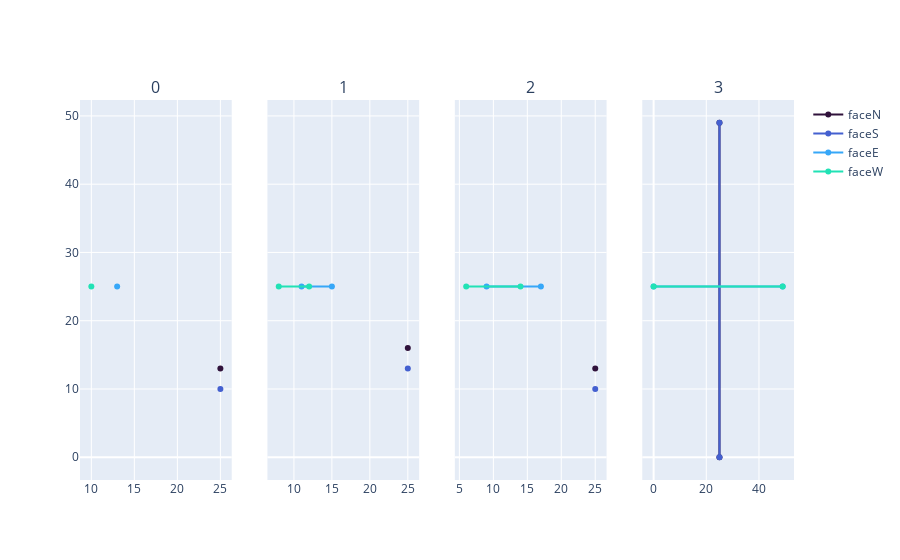

Notebook cell for this chart:
### Code cell
s.step_through_problem()
show_solution_step(s)

### Figure 1 — Plotly figure (JSON) as saved in the notebook; plotly's stock layout.template omitted (floating-point values rounded to 4 significant figures)
{"data": [{"marker": {"color": "rgb(48, 18, 59)"}, "name": "faceN", "showlegend": true, "type": "scatter", "x": [25], "xaxis": "x", "y": [13], "yaxis": "y"}, {"marker": {"color": "rgb(68, 96, 208)"}, "name": "faceS", "showlegend": true, "type": "scatter", "x": [25], "xaxis": "x", "y": [10], "yaxis": "y"}, {"marker": {"color": "rgb(54, 167, 248)"}, "name": "faceE", "showlegend": true, "type": "scatter", "x": [13], "xaxis": "x", "y": [25], "yaxis": "y"}, {"marker": {"color": "rgb(33, 226, 181)"}, "name": "faceW", "showlegend": true, "type": "scatter", "x": [10], "xaxis": "x", "y": [25], "yaxis": "y"}, {"marker": {"color": "rgb(48, 18, 59)"}, "name": "faceN", "showlegend": false, "type": "scatter", "x": [25], "xaxis": "x2", "y": [16], "yaxis": "y2"}, {"marker": {"color": "rgb(68, 96, 208)"}, "name": "faceS", "showlegend": false, "type": "scatter", "x": [25], "xaxis": "x2", "y": [13], "yaxis": "y2"}, {"marker": {"color": "rgb(54, 167, 248)"}, "name": "faceE", "showlegend": false, "type": "scatter", "x": [11, 15], "xaxis": "x2", "y": [25, 25], "yaxis": "y2"}, {"marker": {"color": "rgb(33, 226, 181)"}, "name": "faceW", "showlegend": false, "type": "scatter", "x": [8, 12], "xaxis": "x2", "y": [25, 25], "yaxis": "y2"}, {"marker": {"color": "rgb(48, 18, 59)"}, "name": "faceN", "showlegend": false, "type": "scatter", "x": [25], "xaxis": "x3", "y": [13], "yaxis": "y3"}, {"marker": {"color": "rgb(68, 96, 208)"}, "name": "faceS", "showlegend": false, "type": "scatter", "x": [25], "xaxis": "x3", "y": [10], "yaxis": "y3"}, {"marker": {"color": "rgb(54, 167, 248)"}, "name": "faceE", "showlegend": false, "type": "scatter", "x": [9, 17], "xaxis": "x3", "y": [25, 25], "yaxis": "y3"}, {"marker": {"color": "rgb(33, 226, 181)"}, "name": "faceW", "showlegend": false, "type": "scatter", "x": [6, 14], "xaxis": "x3", "y": [25, 25], "yaxis": "y3"}, {"marker": {"color": "rgb(48, 18, 59)"}, "name": "faceN", "showlegend": false, "type": "scatter", "x": [25, 25], "xaxis": "x4", "y": [0, 49], "yaxis": "y4"}, {"marker": {"color": "rgb(68, 96, 208)"}, "name": "faceS", "showlegend": false, "type": "scatter", "x": [25, 25], "xaxis": "x4", "y": [0, 49], "yaxis": "y4"}, {"marker": {"color": "rgb(54, 167, 248)"}, "name": "faceE", "showlegend": false, "type": "scatter", "x": [0, 49], "xaxis": "x4", "y": [25, 25], "yaxis": "y4"}, {"marker": {"color": "rgb(33, 226, 181)"}, "name": "faceW", "showlegend": false, "type": "scatter", "x": [0, 49], "xaxis": "x4", "y": [25, 25], "yaxis": "y4"}], "layout": {"annotations": [{"font": {"size": 16}, "showarrow": false, "text": "0", "x": 0.1062, "xanchor": "center", "xref": "paper", "y": 1, "yanchor": "bottom", "yref": "paper"}, {"font": {"size": 16}, "showarrow": false, "text": "1", "x": 0.3688, "xanchor": "center", "xref": "paper", "y": 1, "yanchor": "bottom", "yref": "paper"}, {"font": {"size": 16}, "showarrow": false, "text": "2", "x": 0.6313, "xanchor": "center", "xref": "paper", "y": 1, "yanchor": "bottom", "yref": "paper"}, {"font": {"size": 16}, "showarrow": false, "text": "3", "x": 0.8938, "xanchor": "center", "xref": "paper", "y": 1, "yanchor": "bottom", "yref": "paper"}], "xaxis": {"anchor": "y", "domain": [0, 0.2125]}, "xaxis2": {"anchor": "y2", "domain": [0.2625, 0.475]}, "xaxis3": {"anchor": "y3", "domain": [0.525, 0.7375]}, "xaxis4": {"anchor": "y4", "domain": [0.7875, 1]}, "yaxis": {"anchor": "x", "domain": [0, 1]}, "yaxis2": {"anchor": "x2", "domain": [0, 1], "matches": "y", "showticklabels": false}, "yaxis3": {"anchor": "x3", "domain": [0, 1], "matches": "y", "showticklabels": false}, "yaxis4": {"anchor": "x4", "domain": [0, 1], "matches": "y", "showticklabels": false}}}
